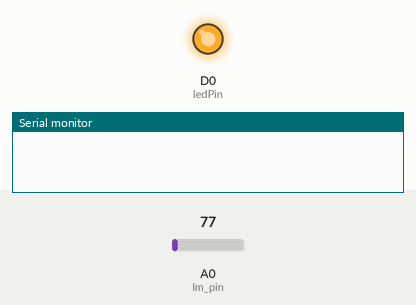
Simulated run of this sketch. Board: ESP8266 (NodeMCU). Shown: output pins drawn as LEDs (lit = HIGH), the last lines printed to the serial monitor. The test bench sets the inputs (shaded band); at power-on: A0 (lm_pin) = 77.

Above: at 1.7 s.
At 6.5 s:
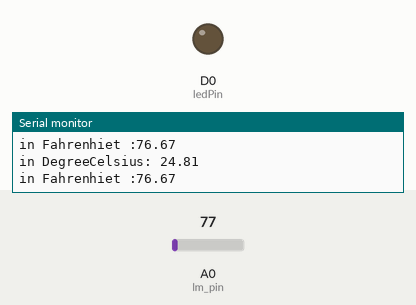
Timing chart, 0 to 7.4 s (numbered marks = the images above):
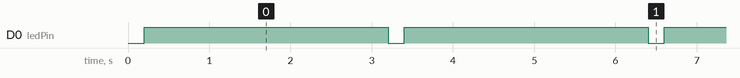

The sketch:

ESP8266_LM35.ino
```cpp
const int ledPin = D0;
const int lm_pin = A0;

void setup() {

  Serial.begin(9600);
  // put your setup code here, to run once:
  pinMode(ledPin, OUTPUT);

}

void loop() {
  digitalWrite(ledPin, LOW);
  delay(200);
  digitalWrite(ledPin, HIGH);
  delay(2000);

  // For LM35
  int analogValue = analogRead(lm_pin);
  float millivolts = (analogValue/1024.0) * 3300; //3300 is the voltage provided by the NodeMCU
  float celsius = millivolts/10;
  float fahrenhiet = ((celsius * 9)/5 +32);

  Serial.print("in DegreeCelsius: ");
  Serial.print(celsius);
  Serial.println();
  Serial.print("in Fahrenhiet :");
  Serial.print(fahrenhiet);
  Serial.println();
  Serial.println();

  delay(1000);
}
```

Measured:
- by itself, D0 (ledPin): alternates HIGH for 3.0 s and LOW for 0.20 s
